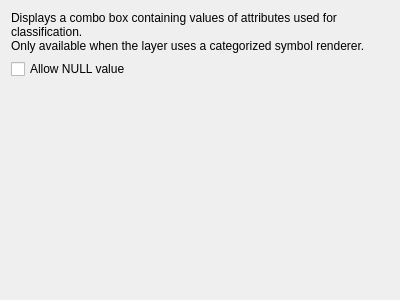
<?xml version="1.0" encoding="UTF-8"?>
<ui version="4.0">
 <class>QgsClassificationWidget</class>
 <widget class="QWidget" name="QgsClassificationWidget">
  <property name="geometry">
   <rect>
    <x>0</x>
    <y>0</y>
    <width>400</width>
    <height>300</height>
   </rect>
  </property>
  <property name="windowTitle">
   <string notr="true">Form</string>
  </property>
  <layout class="QFormLayout" name="formLayout">
   <property name="fieldGrowthPolicy">
    <enum>QFormLayout::FieldGrowthPolicy::AllNonFixedFieldsGrow</enum>
   </property>
   <item row="0" column="0" colspan="2">
    <widget class="QLabel" name="label">
     <property name="text">
      <string>Displays a combo box containing values of attributes used for classification.
Only available when the layer uses a categorized symbol renderer.</string>
     </property>
     <property name="wordWrap">
      <bool>true</bool>
     </property>
    </widget>
   </item>
   <item row="1" column="0" colspan="2">
    <widget class="QCheckBox" name="mCbxAllowNull">
     <property name="text">
      <string>Allow NULL value</string>
     </property>
    </widget>
   </item>
  </layout>
 </widget>
 <resources/>
 <connections/>
</ui>
